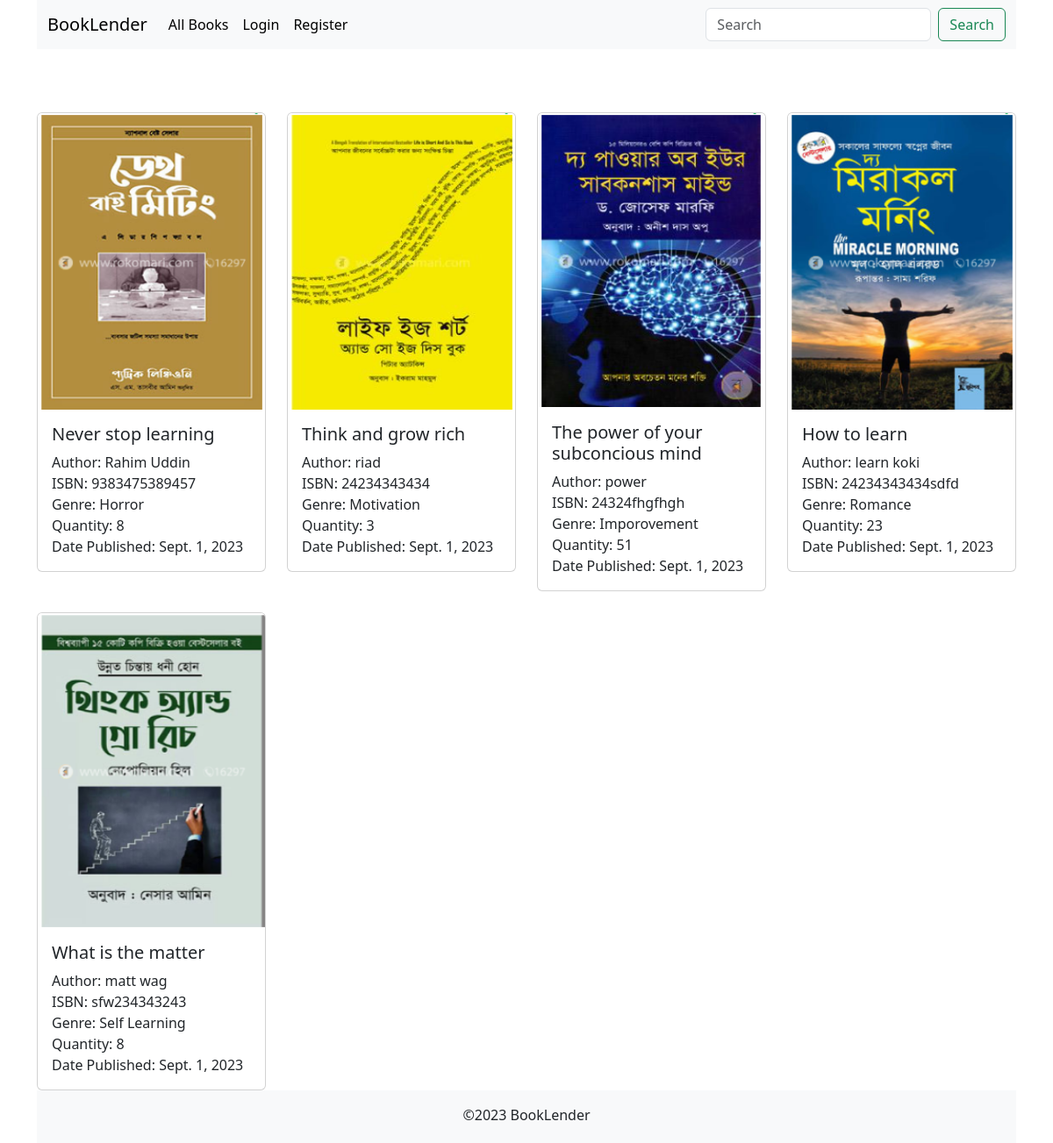
The page / on the database its author committed.
### book/models.py (models this page shows, shortened)
class Book(models.Model):
    title = models.CharField(max_length=200)
    author = models.CharField(max_length=100)
    image = models.ImageField(upload_to='book_images')
    isbn = models.CharField(max_length=100)
    publication_date = models.DateTimeField(auto_now_add=True)
    genre = models.CharField(max_length=100)
    book_no = models.IntegerField()
    is_available = models.BooleanField(default=True)

### book/views.py (the view)
# urls.py: 2. Add a URL to urlpatterns:  path('', views.home, name='home')
def home(request):
    query = request.GET.get('search')
    if query:
        books = Book.objects.filter(title__icontains = query)
    else:
        books = Book.objects.all()
    context = {'books': books}
    return render(request, 'books.html', context)

### book/templates/books.html (shortened to what this page needs)
{% extends 'base.html' %}
{% block body %}
{% if books %}
<div class="row row-cols-1 row-cols-md-4 g-4 mt-5">
  {% for book in books %}
  <div class="col">
    <div class="card">
      <img src="{{ book.image.url }}" class="card-img-top" alt="{{ book.title }}" />
      <div class="card-body">
        <h5 class="card-title">{{ book.title }}</h5>
        <p class="card-text">Author: {{ book.author }}<br>ISBN: {{ book.isbn }}<br>Genre: {{ book.genre }}<br>Quantity: {{ book.book_no }}<br>Date Published: {{ book.publication_date.date }}</p>
      </div>
    </div>
  </div>
  {% endfor %}
</div>
{% else %}
<h4 class="mt-5">Don't find anything what you have search, please try again or go to <a href="{% url 'home' %}">Home Page</a></h4>
{% endif %}
{% endblock body %}

### rows shown on the page
Book: image (picture), title "Never stop learning", author "Rahim Uddin", isbn "9383475389457", genre "Horror", book_no "8", publication_date "Sept. 1, 2023"
Book: image (picture), title "Think and grow rich", author "riad", isbn "24234343434", genre "Motivation", book_no "3", publication_date "Sept. 1, 2023"
Book: image (picture), title "The power of your subconcious mind", author "power", isbn "24324fhgfhgh", genre "Imporovement", book_no "51", publication_date "Sept. 1, 2023"
Book: image (picture), title "How to learn", author "learn koki", isbn "24234343434sdfd", genre "Romance", book_no "23", publication_date "Sept. 1, 2023"
Book: image (picture), title "What is the matter", author "matt wag", isbn "sfw234343243", genre "Self Learning", book_no "8", publication_date "Sept. 1, 2023"
